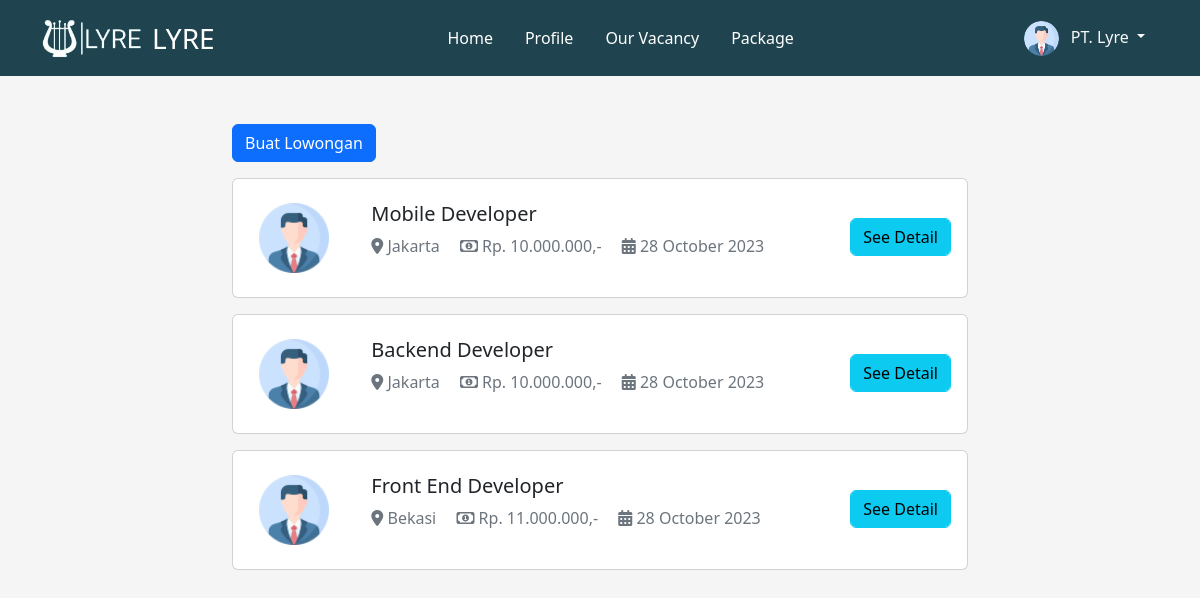
/our_vacancy.php (signed in), run on the app's committed database.
### tables this page shows
CREATE TABLE `lowongan_pekerjaan` (
  `id_lowongan` int(11) NOT NULL,
  `id_perusahaan` int(11) DEFAULT NULL,
  `posisi` varchar(50) DEFAULT NULL,
  `departemen` varchar(50) NOT NULL,
  `deskripsi_pekerjaan` varchar(255) DEFAULT NULL,
  `gaji` int(20) DEFAULT NULL,
  `lokasi_pekerjaan` varchar(50) DEFAULT NULL,
  `tanggal_posting` date DEFAULT NULL
);

### our_vacancy.php (the view, shortened to what this page needs)
<?php
include 'navbar.php';
$id_perusahaan = $_SESSION['company']['id_perusahaan'];
$sql = $koneksiPdo->prepare("SELECT * FROM lowongan_pekerjaan where id_perusahaan = '$id_perusahaan'");
$sql->execute();
?>
<!DOCTYPE html>
<html lang="en">
<head>
    <link rel="stylesheet"
        href="https://cdnjs.cloudflare.com/ajax/libs/material-design-iconic-font/2.2.0/css/material-design-iconic-font.min.css"
 />
</head>
<body>
    <div class="container mt-5">
        <div class="row mt-5">
            <div class="col-lg-8 mx-auto">
                <div class="mb-5">
                    <a href="new_vacancy.php" class="btn btn-primary mb-3">Buat Lowongan</a>
                    <?php while ($data = $sql->fetch()) {
                        $id_lowongan = $data['id_lowongan'];
                        $tanggal_posting = date("j F Y", strtotime($data['tanggal_posting']));
                        ?>
                        <div class="card mb-3">
                            <div class="row g-0 align-items-center">
                                <div class="col-md-2 text-center p-lg-4 p-2 mt-4 mt-lg-0">
                                    <?php
                                    $profilePicture = isset($_SESSION['company']['foto_perusahaan']) ? 'assets/img/' . $_SESSION['company']['foto_perusahaan'] : 'assets/img/profile.png';
                                    ?>
                                    <div class="d-flex align-items-center justify-content-center text-center mx-auto">
                                        <img src="<?php echo $profilePicture ?>" alt="FD Image"
                                            style="width: 70px; height: 70px;">
                                    </div>
                                </div>
                                <div class="col-md-10">
                                    <div
                                        class="card-body d-md-flex flex-md-row flex-column align-items-start justify-content-between text-center text-md-start">
                                        <div>
                                            <h5 class="card-title">
                                                <?php echo $data['posisi']; ?>
                                            </h5>
                                            <ul class="list-inline text-secondary">
                                                <li class="list-inline-item me-3">
                                                    <i class="fa-solid fa-location-dot"></i>
                                                    <?php echo $data['lokasi_pekerjaan']; ?>
                                                </li>
                                                <li class="list-inline-item me-3">
                                                    <i class="far fa-money-bill-alt"></i>
                                                    <?php
                                                    $harga = $data['gaji'];
                                                    $harga_format = number_format($harga, 0, ",", ".");
                                                    echo "Rp. " . $harga_format . ",-"; ?>
                                                </li>
                                                <li class="list-inline-item">
                                                    <i class="fa-solid fa-calendar-days"></i>
                                                    <?php echo $tanggal_posting ?>
                                                </li>
                                            </ul>
                                        </div>
                                        <div class="my-auto mt-md-0 mt-md-3 text-md-end text-center">
                                            <?php echo "<a href='detail_lowongan.php?id_lowongan=$id_lowongan'>"; ?> <button
                                                class="btn btn-info form-control">See Detail</button></a>
                                        </div>
                                    </div>
                                </div>
                            </div>
                        </div>
                    <?php } ?>
                </div>
            </div>
        </div>
    </div>
</body>
</html>

### our_vacancy.php (style rules this page uses)
body { background: #f5f5f5; }

### data on the page
lowongan_pekerjaan: posisi "Mobile Developer", lokasi_pekerjaan "Jakarta", gaji "10.000.000", tanggal_posting "28 October 2023"
lowongan_pekerjaan: posisi "Backend Developer", lokasi_pekerjaan "Jakarta", gaji "10.000.000", tanggal_posting "28 October 2023"
lowongan_pekerjaan: posisi "Front End Developer", lokasi_pekerjaan "Bekasi", gaji "11.000.000", tanggal_posting "28 October 2023"

### other printed values
$_SESSION['company']['nama_perusahaan'] "PT. Lyre"
